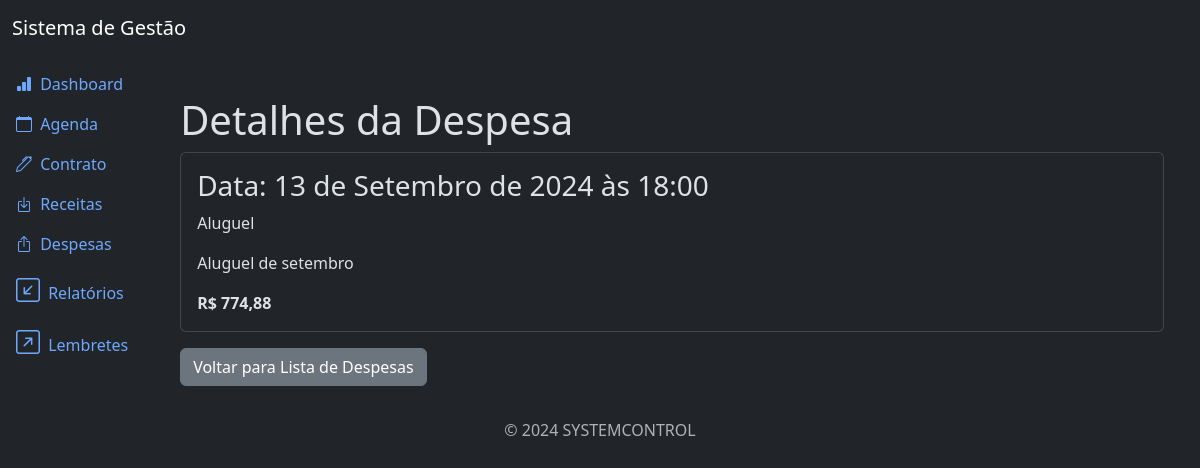
The app's page /outgoing/1/detail/ (signed in) with its own data.
### outgoing/models.py (models this page shows, shortened)
class Outgoing(models.Model):
    date = models.DateTimeField()
    store = models.CharField(max_length=200, null=True, blank=True)
    description = models.CharField(max_length=200, null=True, blank=True)
    price = models.DecimalField(max_digits=20, decimal_places=2)
    created_at = models.DateTimeField(auto_now_add=True)
    update_at = models.DateTimeField(auto_now=True)
    class Meta:
        ordering = ['date']

### outgoing/views.py (the view)
# urls.py: path('outgoing/<int:pk>/detail/', views.OutgoingDetailView.as_view(), name='outgoing_detail'),
class OutgoingDetailView(LoginRequiredMixin, PermissionRequiredMixin, DetailView):
    model = models.Outgoing
    template_name = 'outgoing_detail.html'
    permission_required = 'outgoing.view_outgoing'

### outgoing/templates/outgoing_detail.html
{% extends 'base.html' %}
{% block content %}
<div class="container mt-4">
    <h3 class="display-6">Detalhes da Despesa</h3>
    <div class="card">
        <div class="card-body">
            <h3 class="card-title">Data: {{ object.date }}</h3>
            <p class="card-text">{{ object.store }}</p>
            <p class="card-text">{{ object.description }}</p>
            <p class="card-text"><strong>R$ {{ object.price }}</strong></p>
        </div>
    </div>
    <a href="{% url 'outgoing_list' %}" class="btn btn-secondary mt-3">Voltar para Lista de Despesas</a>
</div>
{% endblock %}

### records on screen
Outgoing: date "13 de Setembro de 2024 às 18:00", store "Aluguel", description "Aluguel de setembro", price "774,88"
